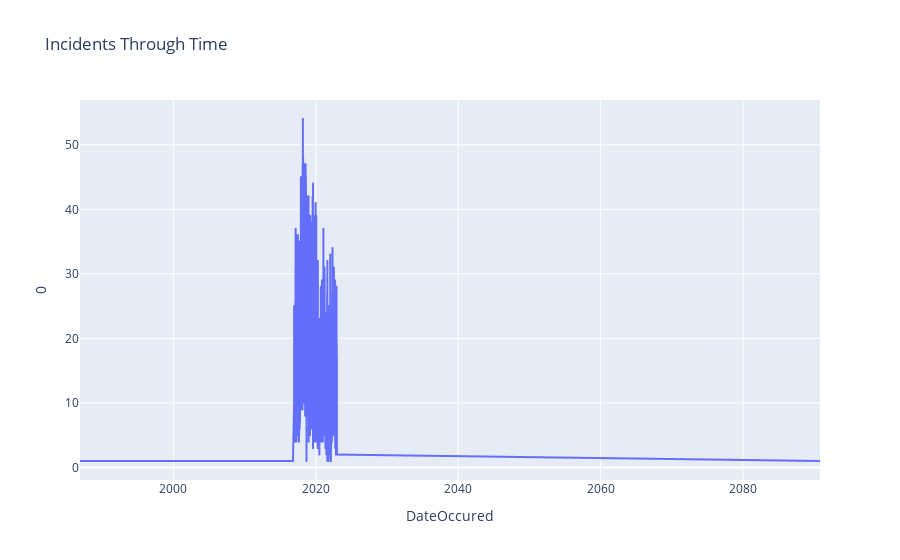

The notebook cell this image was saved under:
### Markdown cell above
# Plotting the total number of incidents occured in each day:

### Code cell
px.line(data, x="DateOccured", y=0, title='Incidents Through Time')

### Figure 1 — Plotly figure (JSON) as saved in the notebook; plotly's stock layout.template omitted (floating-point values rounded to 4 significant figures; data arrays with more than 128 entries replaced by an {"elided": "..."} marker saying what was removed)
{"data": [{"hovertemplate": "DateOccured=%{x}<br>0=%{y}<extra></extra>", "legendgroup": "", "line": {"color": "#636efa", "dash": "solid"}, "marker": {"symbol": "circle"}, "mode": "lines", "name": "", "showlegend": false, "type": "scattergl", "x": {"elided": "2209 str values"}, "xaxis": "x", "y": {"elided": "2209 int values"}, "yaxis": "y"}], "layout": {"legend": {"tracegroupgap": 0}, "title": {"text": "Incidents Through Time"}, "xaxis": {"anchor": "y", "domain": [0, 1], "title": {"text": "DateOccured"}}, "yaxis": {"anchor": "x", "domain": [0, 1], "title": {"text": "0"}}}}
